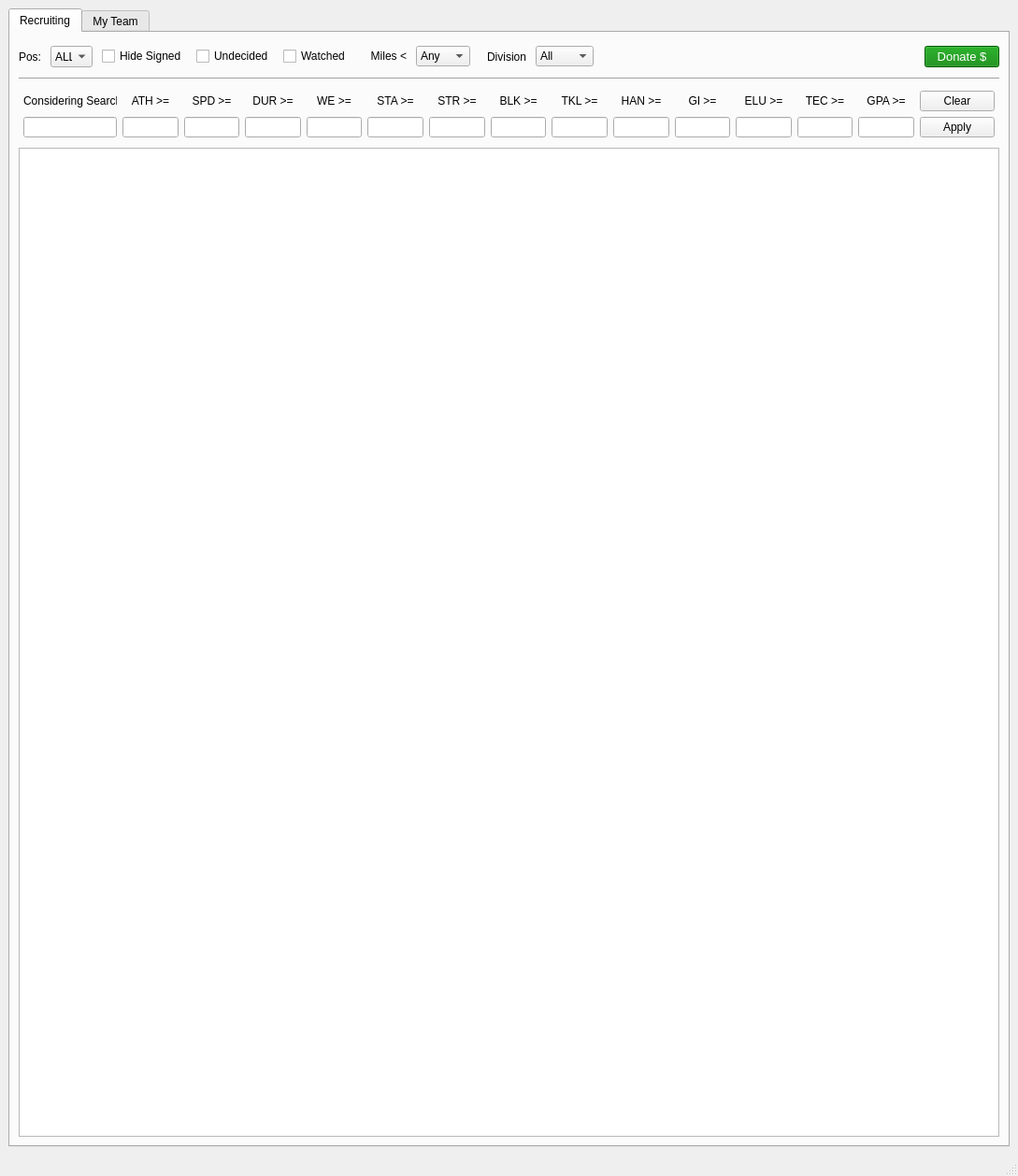
<?xml version="1.0" encoding="UTF-8"?>
<ui version="4.0">
 <class>MainWindow</class>
 <widget class="QMainWindow" name="MainWindow">
  <property name="geometry">
   <rect>
    <x>0</x>
    <y>0</y>
    <width>1089</width>
    <height>1258</height>
   </rect>
  </property>
  <property name="windowTitle">
   <string>MainWindow</string>
  </property>
  <widget class="QWidget" name="centralwidget">
   <layout class="QGridLayout" name="gridLayout">
    <item row="0" column="0">
     <widget class="QTabWidget" name="tabWidget">
      <property name="currentIndex">
       <number>0</number>
      </property>
      <widget class="QWidget" name="tab">
       <attribute name="title">
        <string>Recruiting</string>
       </attribute>
       <layout class="QGridLayout" name="gridLayout_3">
        <item row="0" column="0">
         <layout class="QHBoxLayout" name="horizontalLayout">
          <property name="spacing">
           <number>10</number>
          </property>
          <property name="sizeConstraint">
           <enum>QLayout::SetDefaultConstraint</enum>
          </property>
          <property name="topMargin">
           <number>5</number>
          </property>
          <property name="bottomMargin">
           <number>5</number>
          </property>
          <item>
           <widget class="QLabel" name="labelPositionFilter">
            <property name="sizePolicy">
             <sizepolicy hsizetype="Fixed" vsizetype="Preferred">
              <horstretch>0</horstretch>
              <verstretch>0</verstretch>
             </sizepolicy>
            </property>
            <property name="maximumSize">
             <size>
              <width>30</width>
              <height>16777215</height>
             </size>
            </property>
            <property name="font">
             <font>
              <family>Arial</family>
             </font>
            </property>
            <property name="text">
             <string>Pos:</string>
            </property>
            <property name="alignment">
             <set>Qt::AlignRight|Qt::AlignTrailing|Qt::AlignVCenter</set>
            </property>
           </widget>
          </item>
          <item>
           <widget class="QComboBox" name="comboBoxPositionFilter">
            <property name="sizePolicy">
             <sizepolicy hsizetype="Fixed" vsizetype="Fixed">
              <horstretch>0</horstretch>
              <verstretch>0</verstretch>
             </sizepolicy>
            </property>
            <property name="minimumSize">
             <size>
              <width>45</width>
              <height>0</height>
             </size>
            </property>
            <property name="maximumSize">
             <size>
              <width>45</width>
              <height>30</height>
             </size>
            </property>
            <property name="font">
             <font>
              <family>Arial</family>
             </font>
            </property>
            <property name="toolTip">
             <string>Position Filter</string>
            </property>
            <property name="maxVisibleItems">
             <number>11</number>
            </property>
            <property name="maxCount">
             <number>11</number>
            </property>
            <item>
             <property name="text">
              <string>ALL</string>
             </property>
            </item>
            <item>
             <property name="text">
              <string>QB</string>
             </property>
            </item>
            <item>
             <property name="text">
              <string>RB</string>
             </property>
            </item>
            <item>
             <property name="text">
              <string>WR</string>
             </property>
            </item>
            <item>
             <property name="text">
              <string>TE</string>
             </property>
            </item>
            <item>
             <property name="text">
              <string>OL</string>
             </property>
            </item>
            <item>
             <property name="text">
              <string>DL</string>
             </property>
            </item>
            <item>
             <property name="text">
              <string>LB</string>
             </property>
            </item>
            <item>
             <property name="text">
              <string>DB</string>
             </property>
            </item>
            <item>
             <property name="text">
              <string>K</string>
             </property>
            </item>
            <item>
             <property name="text">
              <string>P</string>
             </property>
            </item>
           </widget>
          </item>
          <item>
           <widget class="QCheckBox" name="checkBoxHideSigned">
            <property name="sizePolicy">
             <sizepolicy hsizetype="Minimum" vsizetype="Fixed">
              <horstretch>0</horstretch>
              <verstretch>0</verstretch>
             </sizepolicy>
            </property>
            <property name="maximumSize">
             <size>
              <width>100</width>
              <height>16777215</height>
             </size>
            </property>
            <property name="font">
             <font>
              <family>Arial</family>
             </font>
            </property>
            <property name="text">
             <string>Hide Signed</string>
            </property>
           </widget>
          </item>
          <item>
           <widget class="QCheckBox" name="checkBoxUndecided">
            <property name="maximumSize">
             <size>
              <width>100</width>
              <height>16777215</height>
             </size>
            </property>
            <property name="font">
             <font>
              <family>Arial</family>
             </font>
            </property>
            <property name="text">
             <string>Undecided</string>
            </property>
           </widget>
          </item>
          <item>
           <widget class="QCheckBox" name="checkBoxWatched">
            <property name="text">
             <string>Watched</string>
            </property>
           </widget>
          </item>
          <item>
           <widget class="QLabel" name="label">
            <property name="sizePolicy">
             <sizepolicy hsizetype="Fixed" vsizetype="Preferred">
              <horstretch>0</horstretch>
              <verstretch>0</verstretch>
             </sizepolicy>
            </property>
            <property name="minimumSize">
             <size>
              <width>50</width>
              <height>0</height>
             </size>
            </property>
            <property name="maximumSize">
             <size>
              <width>50</width>
              <height>16777215</height>
             </size>
            </property>
            <property name="font">
             <font>
              <family>Arial</family>
             </font>
            </property>
            <property name="text">
             <string>Miles &lt;</string>
            </property>
            <property name="alignment">
             <set>Qt::AlignRight|Qt::AlignTrailing|Qt::AlignVCenter</set>
            </property>
           </widget>
          </item>
          <item>
           <widget class="QComboBox" name="comboBoxMilesFilter">
            <property name="sizePolicy">
             <sizepolicy hsizetype="Fixed" vsizetype="Fixed">
              <horstretch>0</horstretch>
              <verstretch>0</verstretch>
             </sizepolicy>
            </property>
            <property name="font">
             <font>
              <family>Arial</family>
             </font>
            </property>
            <item>
             <property name="text">
              <string>Any</string>
             </property>
            </item>
            <item>
             <property name="text">
              <string>180</string>
             </property>
            </item>
            <item>
             <property name="text">
              <string>360</string>
             </property>
            </item>
            <item>
             <property name="text">
              <string>1400</string>
             </property>
            </item>
           </widget>
          </item>
          <item>
           <widget class="QLabel" name="label_DivisionFilter">
            <property name="sizePolicy">
             <sizepolicy hsizetype="Fixed" vsizetype="Preferred">
              <horstretch>0</horstretch>
              <verstretch>0</verstretch>
             </sizepolicy>
            </property>
            <property name="minimumSize">
             <size>
              <width>50</width>
              <height>0</height>
             </size>
            </property>
            <property name="maximumSize">
             <size>
              <width>50</width>
              <height>16777215</height>
             </size>
            </property>
            <property name="font">
             <font>
              <family>Arial</family>
             </font>
            </property>
            <property name="text">
             <string>Division</string>
            </property>
            <property name="alignment">
             <set>Qt::AlignRight|Qt::AlignTrailing|Qt::AlignVCenter</set>
            </property>
           </widget>
          </item>
          <item>
           <widget class="QComboBox" name="comboBoxDivisionFilter">
            <property name="font">
             <font>
              <family>Arial</family>
             </font>
            </property>
            <item>
             <property name="text">
              <string>All</string>
             </property>
            </item>
            <item>
             <property name="text">
              <string>D-IA</string>
             </property>
            </item>
            <item>
             <property name="text">
              <string>D-IAA</string>
             </property>
            </item>
            <item>
             <property name="text">
              <string>D-II</string>
             </property>
            </item>
            <item>
             <property name="text">
              <string>D-III</string>
             </property>
            </item>
           </widget>
          </item>
          <item>
           <spacer name="horizontalSpacer">
            <property name="font">
             <font>
              <family>Arial</family>
             </font>
            </property>
            <property name="orientation">
             <enum>Qt::Horizontal</enum>
            </property>
            <property name="sizeHint" stdset="0">
             <size>
              <width>40</width>
              <height>20</height>
             </size>
            </property>
           </spacer>
          </item>
          <item>
           <widget class="QPushButton" name="pushButtonDonatePayPal">
            <property name="font">
             <font>
              <family>Arial</family>
              <pointsize>10</pointsize>
              <weight>50</weight>
              <bold>false</bold>
             </font>
            </property>
            <property name="toolTip">
             <string>PayPal Donation Link</string>
            </property>
            <property name="styleSheet">
             <string notr="true">color: white;
background-color: green;</string>
            </property>
            <property name="text">
             <string>Donate $</string>
            </property>
           </widget>
          </item>
         </layout>
        </item>
        <item row="1" column="0">
         <widget class="Line" name="line">
          <property name="orientation">
           <enum>Qt::Horizontal</enum>
          </property>
         </widget>
        </item>
        <item row="2" column="0">
         <layout class="QGridLayout" name="gridLayout_2">
          <property name="leftMargin">
           <number>5</number>
          </property>
          <property name="topMargin">
           <number>5</number>
          </property>
          <property name="rightMargin">
           <number>5</number>
          </property>
          <property name="bottomMargin">
           <number>5</number>
          </property>
          <item row="0" column="4">
           <widget class="QLabel" name="labelfilterWE">
            <property name="font">
             <font>
              <family>Arial</family>
             </font>
            </property>
            <property name="text">
             <string>WE &gt;=</string>
            </property>
            <property name="alignment">
             <set>Qt::AlignCenter</set>
            </property>
           </widget>
          </item>
          <item row="0" column="14">
           <widget class="QPushButton" name="pushButtonClearRatingsFilters">
            <property name="font">
             <font>
              <family>Arial</family>
             </font>
            </property>
            <property name="text">
             <string>Clear</string>
            </property>
           </widget>
          </item>
          <item row="1" column="14">
           <widget class="QPushButton" name="pushButtonApplyRatingsFilters">
            <property name="font">
             <font>
              <family>Arial</family>
             </font>
            </property>
            <property name="text">
             <string>Apply</string>
            </property>
            <property name="shortcut">
             <string/>
            </property>
           </widget>
          </item>
          <item row="1" column="0">
           <widget class="QLineEdit" name="lineEditConsideringTextSearch">
            <property name="sizePolicy">
             <sizepolicy hsizetype="Minimum" vsizetype="Fixed">
              <horstretch>0</horstretch>
              <verstretch>0</verstretch>
             </sizepolicy>
            </property>
            <property name="minimumSize">
             <size>
              <width>100</width>
              <height>0</height>
             </size>
            </property>
            <property name="maximumSize">
             <size>
              <width>200</width>
              <height>16777215</height>
             </size>
            </property>
            <property name="font">
             <font>
              <family>Arial</family>
             </font>
            </property>
           </widget>
          </item>
          <item row="1" column="4">
           <widget class="QLineEdit" name="lineEditfilterWE">
            <property name="font">
             <font>
              <family>Arial</family>
             </font>
            </property>
           </widget>
          </item>
          <item row="0" column="1">
           <widget class="QLabel" name="labelfilterATH">
            <property name="font">
             <font>
              <family>Arial</family>
             </font>
            </property>
            <property name="text">
             <string>ATH &gt;=</string>
            </property>
            <property name="alignment">
             <set>Qt::AlignCenter</set>
            </property>
           </widget>
          </item>
          <item row="1" column="8">
           <widget class="QLineEdit" name="lineEditfilterTKL">
            <property name="font">
             <font>
              <family>Arial</family>
             </font>
            </property>
           </widget>
          </item>
          <item row="0" column="12">
           <widget class="QLabel" name="labelfilterTEC">
            <property name="font">
             <font>
              <family>Arial</family>
             </font>
            </property>
            <property name="text">
             <string>TEC &gt;=</string>
            </property>
            <property name="alignment">
             <set>Qt::AlignCenter</set>
            </property>
           </widget>
          </item>
          <item row="0" column="5">
           <widget class="QLabel" name="labelfilterSTA">
            <property name="font">
             <font>
              <family>Arial</family>
             </font>
            </property>
            <property name="text">
             <string>STA &gt;=</string>
            </property>
            <property name="alignment">
             <set>Qt::AlignCenter</set>
            </property>
           </widget>
          </item>
          <item row="1" column="10">
           <widget class="QLineEdit" name="lineEditfilterGI">
            <property name="font">
             <font>
              <family>Arial</family>
             </font>
            </property>
           </widget>
          </item>
          <item row="1" column="12">
           <widget class="QLineEdit" name="lineEditfilterTEC">
            <property name="font">
             <font>
              <family>Arial</family>
             </font>
            </property>
           </widget>
          </item>
          <item row="0" column="10">
           <widget class="QLabel" name="labelfilterGI">
            <property name="font">
             <font>
              <family>Arial</family>
             </font>
            </property>
            <property name="text">
             <string>GI &gt;=</string>
            </property>
            <property name="alignment">
             <set>Qt::AlignCenter</set>
            </property>
           </widget>
          </item>
          <item row="0" column="3">
           <widget class="QLabel" name="labelfilterDUR">
            <property name="font">
             <font>
              <family>Arial</family>
             </font>
            </property>
            <property name="text">
             <string>DUR &gt;=</string>
            </property>
            <property name="alignment">
             <set>Qt::AlignCenter</set>
            </property>
           </widget>
          </item>
          <item row="1" column="7">
           <widget class="QLineEdit" name="lineEditfilterBLK">
            <property name="font">
             <font>
              <family>Arial</family>
             </font>
            </property>
           </widget>
          </item>
          <item row="1" column="9">
           <widget class="QLineEdit" name="lineEditfilterHAN">
            <property name="font">
             <font>
              <family>Arial</family>
             </font>
            </property>
           </widget>
          </item>
          <item row="1" column="13">
           <widget class="QLineEdit" name="lineEditfilterGPA"/>
          </item>
          <item row="0" column="6">
           <widget class="QLabel" name="labelfilterSTR">
            <property name="font">
             <font>
              <family>Arial</family>
             </font>
            </property>
            <property name="text">
             <string>STR &gt;=</string>
            </property>
            <property name="alignment">
             <set>Qt::AlignCenter</set>
            </property>
           </widget>
          </item>
          <item row="0" column="11">
           <widget class="QLabel" name="labelfilterELU">
            <property name="font">
             <font>
              <family>Arial</family>
             </font>
            </property>
            <property name="text">
             <string>ELU &gt;=</string>
            </property>
            <property name="alignment">
             <set>Qt::AlignCenter</set>
            </property>
           </widget>
          </item>
          <item row="0" column="0">
           <widget class="QLabel" name="labelConsideringTextSearch">
            <property name="minimumSize">
             <size>
              <width>100</width>
              <height>0</height>
             </size>
            </property>
            <property name="maximumSize">
             <size>
              <width>100</width>
              <height>16777215</height>
             </size>
            </property>
            <property name="font">
             <font>
              <family>Arial</family>
             </font>
            </property>
            <property name="text">
             <string>Considering Search:</string>
            </property>
           </widget>
          </item>
          <item row="1" column="3">
           <widget class="QLineEdit" name="lineEditfilterDUR">
            <property name="font">
             <font>
              <family>Arial</family>
             </font>
            </property>
           </widget>
          </item>
          <item row="1" column="11">
           <widget class="QLineEdit" name="lineEditfilterELU">
            <property name="font">
             <font>
              <family>Arial</family>
             </font>
            </property>
           </widget>
          </item>
          <item row="0" column="2">
           <widget class="QLabel" name="labelfilterSPD">
            <property name="font">
             <font>
              <family>Arial</family>
             </font>
            </property>
            <property name="text">
             <string>SPD &gt;=</string>
            </property>
            <property name="alignment">
             <set>Qt::AlignCenter</set>
            </property>
           </widget>
          </item>
          <item row="1" column="1">
           <widget class="QLineEdit" name="lineEditfilterATH">
            <property name="font">
             <font>
              <family>Arial</family>
             </font>
            </property>
           </widget>
          </item>
          <item row="0" column="13">
           <widget class="QLabel" name="labelfilterGPA">
            <property name="text">
             <string>GPA &gt;=</string>
            </property>
            <property name="alignment">
             <set>Qt::AlignCenter</set>
            </property>
           </widget>
          </item>
          <item row="0" column="7">
           <widget class="QLabel" name="labelfilterBLK">
            <property name="font">
             <font>
              <family>Arial</family>
             </font>
            </property>
            <property name="text">
             <string>BLK &gt;=</string>
            </property>
            <property name="alignment">
             <set>Qt::AlignCenter</set>
            </property>
           </widget>
          </item>
          <item row="0" column="9">
           <widget class="QLabel" name="labelfilterHAN">
            <property name="font">
             <font>
              <family>Arial</family>
             </font>
            </property>
            <property name="text">
             <string>HAN &gt;=</string>
            </property>
            <property name="alignment">
             <set>Qt::AlignCenter</set>
            </property>
           </widget>
          </item>
          <item row="1" column="2">
           <widget class="QLineEdit" name="lineEditfilterSPD">
            <property name="font">
             <font>
              <family>Arial</family>
             </font>
            </property>
           </widget>
          </item>
          <item row="0" column="8">
           <widget class="QLabel" name="labelfilterTKL">
            <property name="font">
             <font>
              <family>Arial</family>
             </font>
            </property>
            <property name="text">
             <string>TKL &gt;=</string>
            </property>
            <property name="alignment">
             <set>Qt::AlignCenter</set>
            </property>
           </widget>
          </item>
          <item row="1" column="5">
           <widget class="QLineEdit" name="lineEditfilterSTA">
            <property name="font">
             <font>
              <family>Arial</family>
             </font>
            </property>
           </widget>
          </item>
          <item row="1" column="6">
           <widget class="QLineEdit" name="lineEditfilterSTR">
            <property name="font">
             <font>
              <family>Arial</family>
             </font>
            </property>
           </widget>
          </item>
         </layout>
        </item>
        <item row="3" column="0">
         <widget class="QTableView" name="recruit_tableView">
          <property name="enabled">
           <bool>true</bool>
          </property>
          <property name="sizePolicy">
           <sizepolicy hsizetype="Expanding" vsizetype="Expanding">
            <horstretch>0</horstretch>
            <verstretch>0</verstretch>
           </sizepolicy>
          </property>
          <property name="font">
           <font>
            <family>Arial</family>
           </font>
          </property>
          <property name="sizeAdjustPolicy">
           <enum>QAbstractScrollArea::AdjustToContents</enum>
          </property>
          <property name="sortingEnabled">
           <bool>true</bool>
          </property>
         </widget>
        </item>
       </layout>
      </widget>
      <widget class="QWidget" name="tab_2">
       <attribute name="title">
        <string>My Team</string>
       </attribute>
      </widget>
     </widget>
    </item>
   </layout>
  </widget>
  <widget class="QMenuBar" name="menubar">
   <property name="geometry">
    <rect>
     <x>0</x>
     <y>0</y>
     <width>1089</width>
     <height>21</height>
    </rect>
   </property>
  </widget>
  <widget class="QStatusBar" name="statusbar"/>
 </widget>
 <resources/>
 <connections/>
</ui>
